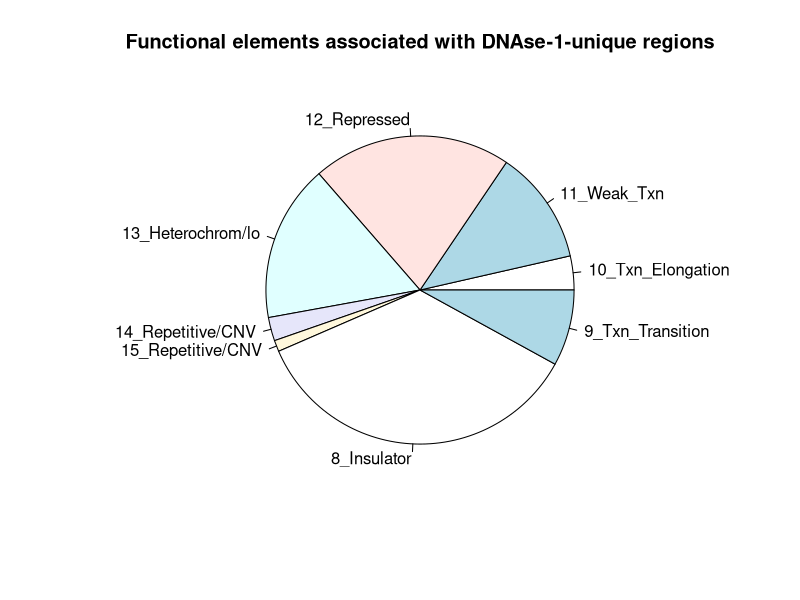
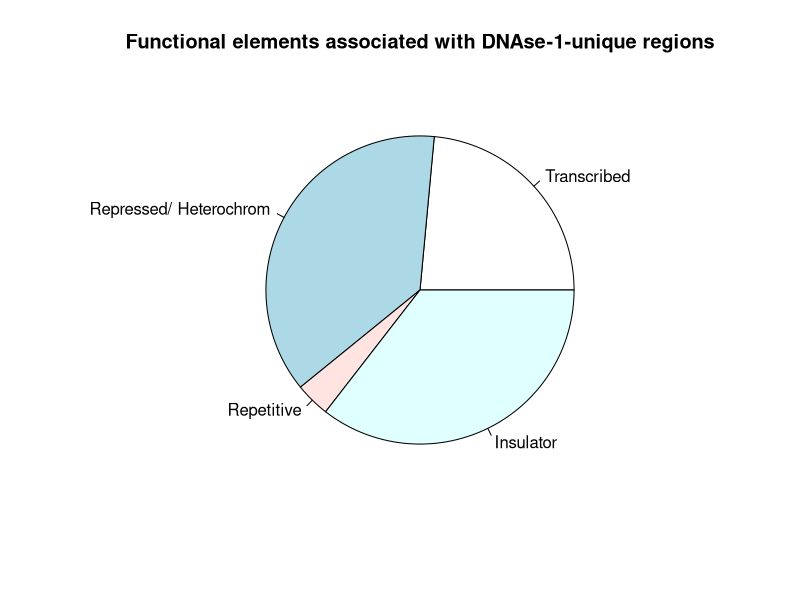
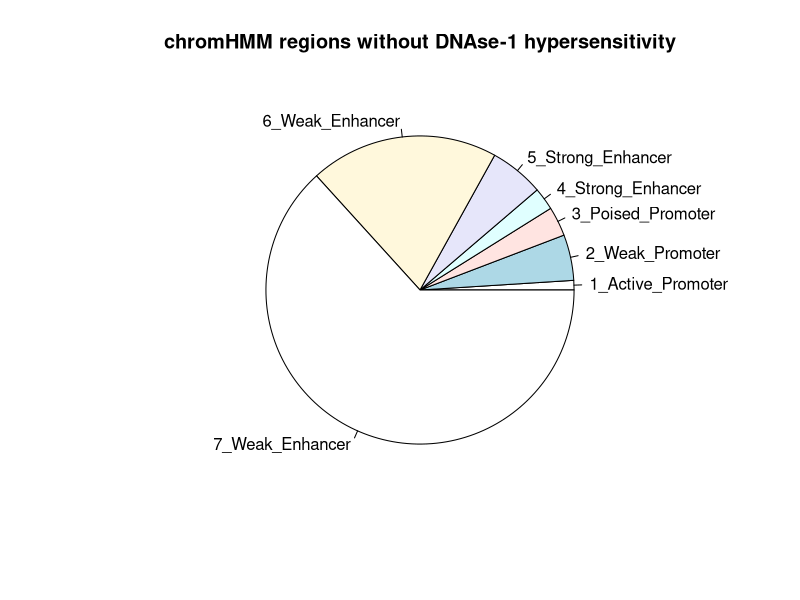
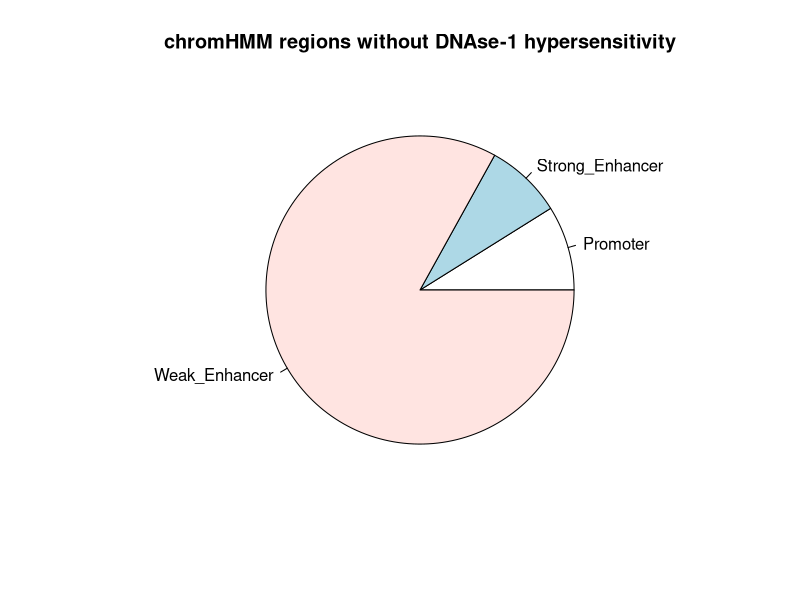
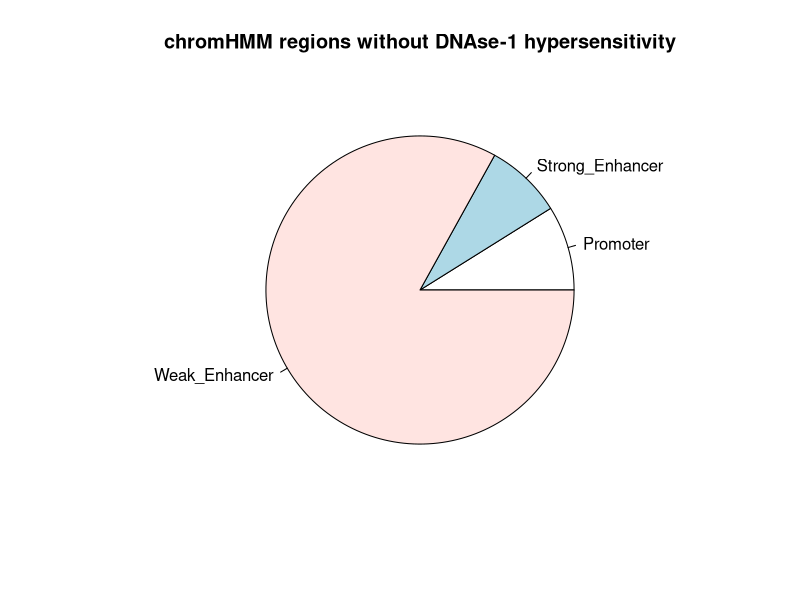
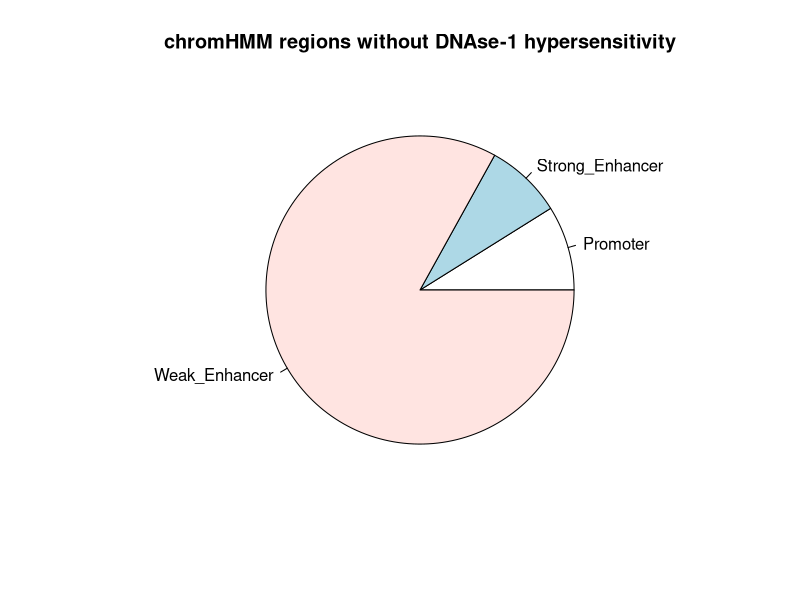
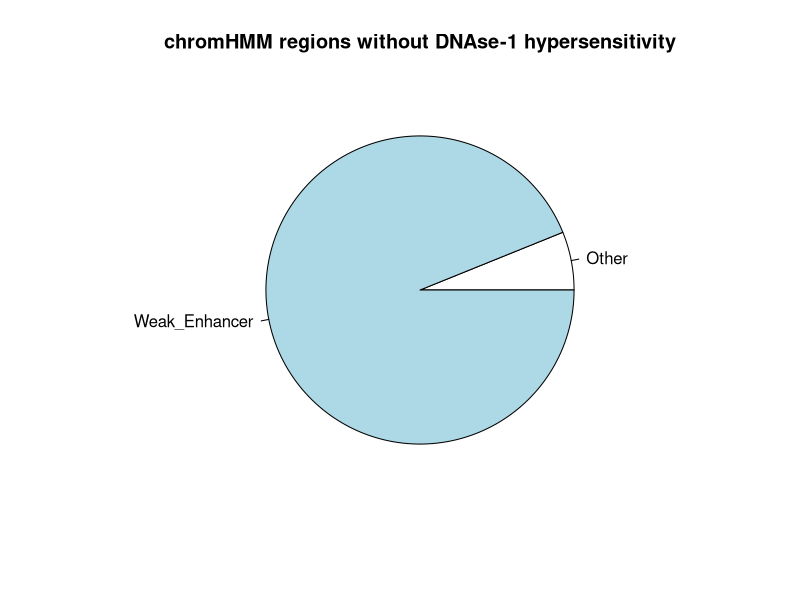

These figures' R source, in order:

pdf("figS3.pieCharts.pdf")

	slices <- c(1936, 6503, 11336, 8952, 1339, 640, 19287, 4343)
	lbls <- c("10_Txn_Elongation", "11_Weak_Txn", "12_Repressed", "13_Heterochrom/lo", "14_Repetitive/CNV", "15_Repetitive/CNV", "8_Insulator", "9_Txn_Transition")
	pie(slices, labels = lbls, main="Functional elements associated with DNAse-1-unique regions")

	slices <- c(sum(1936, 6503, 4343), sum(11336, 8952), sum(1339, 640), 19287)
	lbls <- c("Transcribed", "Repressed/ Heterochrom", "Repetitive", "Insulator")
	pie(slices, labels = lbls, main="Functional elements associated with DNAse-1-unique regions")


	slices <- c(904, 4321, 2785, 2129, 5126, 17814, 56986)
	lbls <- c("1_Active_Promoter", "2_Weak_Promoter", "3_Poised_Promoter", "4_Strong_Enhancer", "5_Strong_Enhancer", "6_Weak_Enhancer", "7_Weak_Enhancer")
	pie(slices, labels = lbls, main="chromHMM regions without DNAse-1 hypersensitivity")

	slices <- c(sum(904, 4321, 2785), sum(2129, 5126), sum(17814, 56986))
	lbls <- c("Promoter", "Strong_Enhancer", "Weak_Enhancer")
	pie(slices, labels = lbls, main="chromHMM regions without DNAse-1 hypersensitivity")

	slices <- c(sum(904, 4321, 2785), sum(2129, 5126), sum(17814, 56986))
	lbls <- c("Promoter", "Strong_Enhancer", "Weak_Enhancer")
	pie(slices, labels = lbls, main="chromHMM regions without DNAse-1 hypersensitivity")


	slices <- c(sum(904, 4321, 2785), sum(2129, 5126), sum(17814, 56986))
	lbls <- c("Promoter", "Strong_Enhancer", "Weak_Enhancer")
	pie(slices, labels = lbls, main="chromHMM regions without DNAse-1 hypersensitivity")


	slices <- c(4221, 64806)
	lbls <- c("Other", "Weak_Enhancer")
	pie(slices, labels = lbls, main="chromHMM regions without DNAse-1 hypersensitivity")

dev.off()

